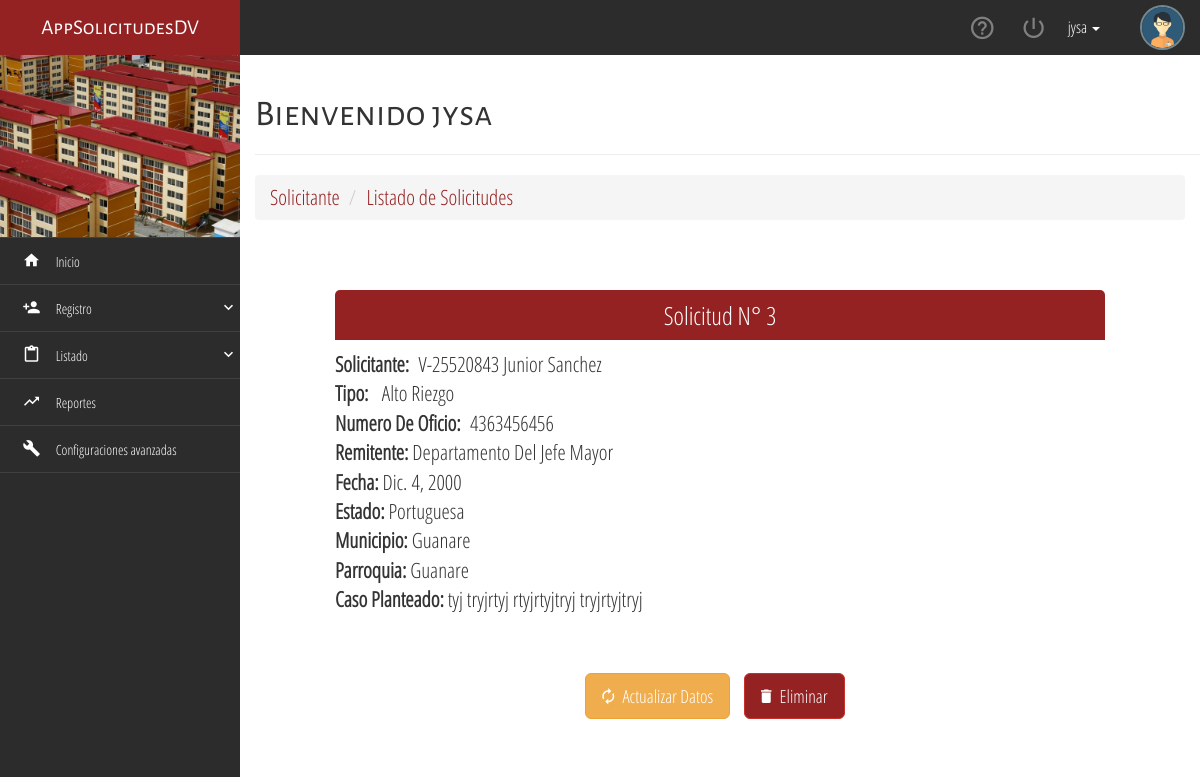
The page /solicitudes/3/detail/ (signed in) on the database its author committed.
### usuario/models.py (models this page shows, shortened)
class Usuario(AbstractBaseUser, PermissionsMixin):
    username = models.CharField(_('username'),
                                max_length=40, null=False, unique=True)
    tipo_cedula = models.CharField(
        max_length=1, choices=(('V', 'V'), ('E', 'E')))
    cedula = models.CharField(unique=True, blank=True, null=True, max_length=8)
    nombre = models.CharField(max_length=60)
    apellido = models.CharField(max_length=60)
    telefono = models.CharField(blank=True, null=True, max_length=11)
    fecha_nacimiento = models.DateField(null=True, blank=True)
    correo = models.EmailField(blank=True, null=True)
    direccion = models.CharField(max_length=9999, blank=True, null=True)
    is_solicitante = models.BooleanField(default=False)
    is_trabajador = models.BooleanField(default=False)
    is_active = models.BooleanField(_('active'), default=True)
    is_staff = models.BooleanField(_('staff status'), default=False)
    is_superuser = models.BooleanField(_('superuser status'), default=False)
    date_joined = models.DateTimeField(_('date joined'), default=timezone.now)
    created_at = models.DateTimeField(auto_now_add=True)
    updated_at = models.DateTimeField(auto_now=True)
    objects = UsuarioManager()
    USERNAME_FIELD = 'username'
    def get_full_name(self):
        return '{} {}'.format(self.nombre, self.apellido)
    def ci(self):
        return '{}-{}'.format(self.tipo_cedula, self.cedula)

### solicitudes/models.py (models this page shows, shortened)
class Solicitud(models.Model):
	numero_de_oficio = models.CharField(max_length=200)
	remitente = models.ForeignKey(Departamento, on_delete=models.CASCADE)
	fecha = models.DateField()
	estado = models.ForeignKey(Estado, on_delete=models.CASCADE)
	municipio = models.ForeignKey(Municipio, on_delete=models.CASCADE)
	parroquia = models.ForeignKey(Parroquia, on_delete=models.CASCADE)
	caso_planteado = models.CharField(max_length=200)
	tipo = (
		('1', 'Personal'),
		('2', 'Alto Riezgo'),
		('3', 'Salud'),
		('4', 'Institucional')
	)
	tipo_solicitud = models.CharField(max_length=200, choices=tipo)
	solicitante = models.ForeignKey(Usuario, on_delete=models.CASCADE,)

### departamento/models.py (models this page shows)
class Departamento(models.Model):
    nombre = models.CharField(max_length=300)
    def __str__(self):
        return self.nombre

### sector_zona/models.py (models this page shows)
class Estado(models.Model):
    nombre = models.CharField(max_length=300)
    def __str__(self):
        return self.nombre

class Municipio(models.Model):
    nombre = models.CharField(max_length=1000)
    estado = models.ForeignKey(Estado, on_delete=models.CASCADE)
    def __str__(self):
        return self.nombre

class Parroquia(models.Model):
    nombre = models.CharField(max_length=1000)
    municipio = models.ForeignKey(Municipio, on_delete=models.CASCADE)
    def __str__(self):
        return self.nombre

### solicitudes/views.py (the view)
class SolicitudDetailView(LoginRequiredMixin, DetailView):
    model = models.Solicitud

### templates/solicitudes/solicitud_detail.html
{% extends "base.html" %}
{% load static %}
{% block title_page %}Bienvenido {{user.username}}{% endblock %}
{% block context %}
<div class="container-fluid">
        <div class="row">
            <div class="col-xs-12 lead">
                <ol class="breadcrumb">
                    <li class="active">Solicitante</li>
                    <li><a href="{% url 'solicitudes:list' %}">Listado de Solicitudes</a></li>
                </ol>
            </div>
        </div>
    </div>
<div class="container-fluid" style="margin: 50px 0;">
    <div class="row">
        <div class="col-xs-12 col-sm-12 col-md-10 col-md-offset-1 text-justify lead">
            <div class="title-flat-form" style="margin-bottom: 10px;">Solicitud N° {{ object.pk }}</div>
            <span><b>Solicitante:</b> &nbsp;{{ object.solicitante.ci }} {{ object.solicitante.get_full_name }}</span>
            <br>
            <span>
                <b>Tipo:</b> &nbsp;
                {% if object.tipo_solicitud == "1" %} Personal
                {% elif object.tipo_solicitud == "2" %} Alto Riezgo
                {% elif object.tipo_solicitud == "3" %} Salud
                {% elif object.tipo_solicitud == "4" %} Institucional
                {% else %} Tas Haciendo Algo Mal
                {% endif %}
            </span>
            <br>
            <span><b>Numero De Oficio:</b> &nbsp;{{ object.numero_de_oficio }}</span>
            <br>
            <span><b>Remitente: </b> {{ object.remitente }}</span>
            <br>
            <span><b>Fecha: </b> {{ object.fecha }}</span>
            <br>
            <span><b>Estado: </b> {{ object.estado }}</span>
            <br>
            <span><b>Municipio: </b> {{ object.municipio }}</span>
            <br>
            <span><b>Parroquia: </b> {{ object.parroquia }}</span>
            <br>
            <span><b>Caso Planteado: </b> {{ object.caso_planteado }}</span>
            <br><br><br>
            <p class="text-center">
                <a href="{% url 'solicitudes:update' object.pk %}" class="btn btn-warning btn-lg tooltips-general"
                    style="margin-right: 10px;" data-toggle="tooltip" data-placement="left" title="Actualizar la Solicitud">
                    <i class="zmdi zmdi-refresh"></i>
                    &nbsp;Actualizar Datos
                </a>
                <a href="" class="btn btn-danger btn-lg tooltips-general" style="margin-right: 10px;"
                    data-toggle="tooltip" data-placement="left" title="Eliminar Solicitud">
                    <i class="zmdi zmdi-delete"></i>
                    &nbsp;Eliminar
                </a>
            </p>
        </div>
    </div>
</div>
{% endblock %}

### templates/base.html (shortened to what this page needs)
{% load static %}
<!DOCTYPE html>
<html lang="en">
<head>
	<link rel="stylesheet" href="{% static 'css/sweet-alert.css' %}">
	<link rel="stylesheet" href="{% static 'css/material-design-iconic-font.min.css' %}">
	<link rel="stylesheet" href="{% static 'css/normalize.css' %}">
	<link rel="stylesheet" href="{% static 'css/bootstrap.min.css' %}">
	<link rel="stylesheet" href="{% static 'css/jquery.mCustomScrollbar.css' %}">
	<link rel="stylesheet" href="{% static 'css/style.css' %}">
</head>
<body>
	<div class="navbar-lateral full-reset">
		<div class="full-reset container-menu-movile custom-scroll-containers">
			<div class="logo full-reset all-tittles">
				AppSolicitudesDV
			</div>
			<div class="full-reset" style="background-color:#2B3D51; padding: 0px 0; color:#fff;">
				<figure>
					<img class="" src="{% static 'assets/img/a.jpg'%}" style="width: 100%;">
				</figure>
			</div>
			<div class="full-reset nav-lateral-list-menu">
				<ul class="list-unstyled">
					<li>
						<a href="{% url 'inicio' %}">
							<i class="zmdi zmdi-home zmdi-hc-fw"></i>
							&nbsp;&nbsp; Inicio
						</a>
					</li>
					<li>
						<div class="dropdown-menu-button">
							<i class="zmdi zmdi-account-add zmdi-hc-fw"></i>
							&nbsp;&nbsp; Registro
							<i class="zmdi zmdi-chevron-down pull-right zmdi-hc-fw"></i>
						</div>
					</li>
					<li>
						<div class="dropdown-menu-button">
							<i class="zmdi zmdi-assignment-o zmdi-hc-fw"></i>
							&nbsp;&nbsp; Listado
							<i class="zmdi zmdi-chevron-down pull-right zmdi-hc-fw"></i>
						</div>
					</li>
					<li>
						<a href="report.html">
							<i class="zmdi zmdi-trending-up zmdi-hc-fw"></i>
							&nbsp;&nbsp; Reportes
						</a>
					</li>
					<li>
						<a href="advancesettings.html">
							<i class="zmdi zmdi-wrench zmdi-hc-fw"></i>
							&nbsp;&nbsp; Configuraciones avanzadas
						</a>
					</li>
				</ul>
			</div>
		</div>
	</div>
	<div class="content-page-container full-reset custom-scroll-containers">
		<nav class="navbar-user-top full-reset">
			<ul class="list-unstyled full-reset">
				<figure>
					<img src="{% static 'assets/img/user01.png'%}" alt="user-picture" class="img-responsive img-circle center-box">
				</figure>
				<li class="dropdown">
					<a href="#" class="dropdown-toggle menu" data-toggle="dropdown" style="color: #fff;">
						{{ request.user.username }}
						<b class="caret"></b>
					</a>
				</li>
				<li class="tooltips-general exit-system-button" data-href="{% url 'logout' %}" data-placement="bottom" title="Cerrar Sesión">
					<i class="zmdi zmdi-power"></i>
				</li>
				<li class="tooltips-general btn-help" data-placement="bottom" title="Ayuda">
					<i class="zmdi zmdi-help-outline zmdi-hc-fw"></i>
				</li>
			</ul>
		</nav>
		<div class="container">
			<div class="page-header">
				<h1 class="all-tittles">{% block title_page %}{% endblock %}</h1>
			</div>
		</div>
		{% block context %}
		{% endblock %}
	</div>
</body>
</html>

### static/css/style.css (style rules this page uses)
html, body { height: 100%; margin: 0; padding: 0; width: 100%; font-size: 16px; font-family: "Parrafos" !important; background-color: #fff; }
.all-tittles { font-family: "Titulos" !important; }
.center-box { margin: 0 auto; }
.full-reset { margin: 0; padding: 0; width: 100%; }
.navbar-user-top { background-color: #2c2c2c; height: 55px; position: relative; top: 0; left: 0; z-index: 7; }
.navbar-user-top > ul { height: 55px; padding: 0 15px; margin: 0; }
.navbar-user-top > ul > li { display: inline-block; float: right; color: rgba(255,255,255,.4); height: 55px; margin: 0 12px; text-align: center; cursor: pointer; line-height: 55px; }
.navbar-user-top > ul > li > i { font-size: 27px; line-height: 55px; }
.navbar-user-top > ul > figure > img { width: 45px; float: right; height: 45px; border: 2px solid #728890; margin-top: 5px; }
.navbar-lateral { width: 20%; height: 100%; position: absolute; top: 0; left: 0; z-index: 1; }
.container-menu-movile { background-color: #2c2c2c; height: 100% !important; }
.logo { height: 55px; line-height: 55px; background-color: #942223; color: #fff; text-align: center; font-size: 21px; overflow: hidden; }
.content-page-container { height: 100%; position: absolute; top: 0; right: 0; z-index: 1; width: 80%; background-color: #fff; }
.nav-lateral-list-menu ul li { margin: 0; padding: 0; display: block; }
.nav-lateral-list-menu ul li a, .nav-lateral-list-menu ul li div { width: 100%; min-height: 45px; line-height: 45px; display: block; padding: 0; padding-left: 20px; font-size: 14px; text-decoration: none; color: #fff; border-bottom: 1px solid rgba(230,233,238,.1); transition: .3s all ease-in-out; -moz-transition: .3s all ease-in-out; -ms-transition: .3s all ease-in-out; -webkit-transition: .3s all ease-in-out; }
.nav-lateral-list-menu i { font-size: 18px; line-height: 45px; }
.nav-lateral-list-menu ul li:first-child { border-top: 1px solid rgba(230,233,238,.1); }
.nav-lateral-list-menu ul li div { cursor: pointer; }
.title-flat-form { background-color: #942223; height: 50px; color: #fff; text-align: center; font-size: 25px; line-height: 50px; border-radius: 5px 5px 0 0; margin-bottom: 50px; }
.btn-danger { background-color: #942223; border-color: #c9302c; }
@media (min-width: 1200px) { .navbar-lateral { display: inherit !important; } }

### templates/base.html (style rules this page uses)
a { color: #942223; text-decoration: none; }
.breadcrumb { margin-bottom: 0px; }
.breadcrumb>.active { color: #942223; }

### rows shown on the page
Usuario: user.username "jysa", username "jysa"
Solicitud: pk "3", solicitante.ci "V-25520843", solicitante.get_full_name "Junior Sanchez", numero_de_oficio "4363456456", remitente "Departamento Del Jefe Mayor", fecha "Dic. 4, 2000", estado "Portuguesa", municipio "Guanare", parroquia "Guanare", caso_planteado "tyj tryjrtyj rtyjrtyjtryj tryjrtyjtryj"
